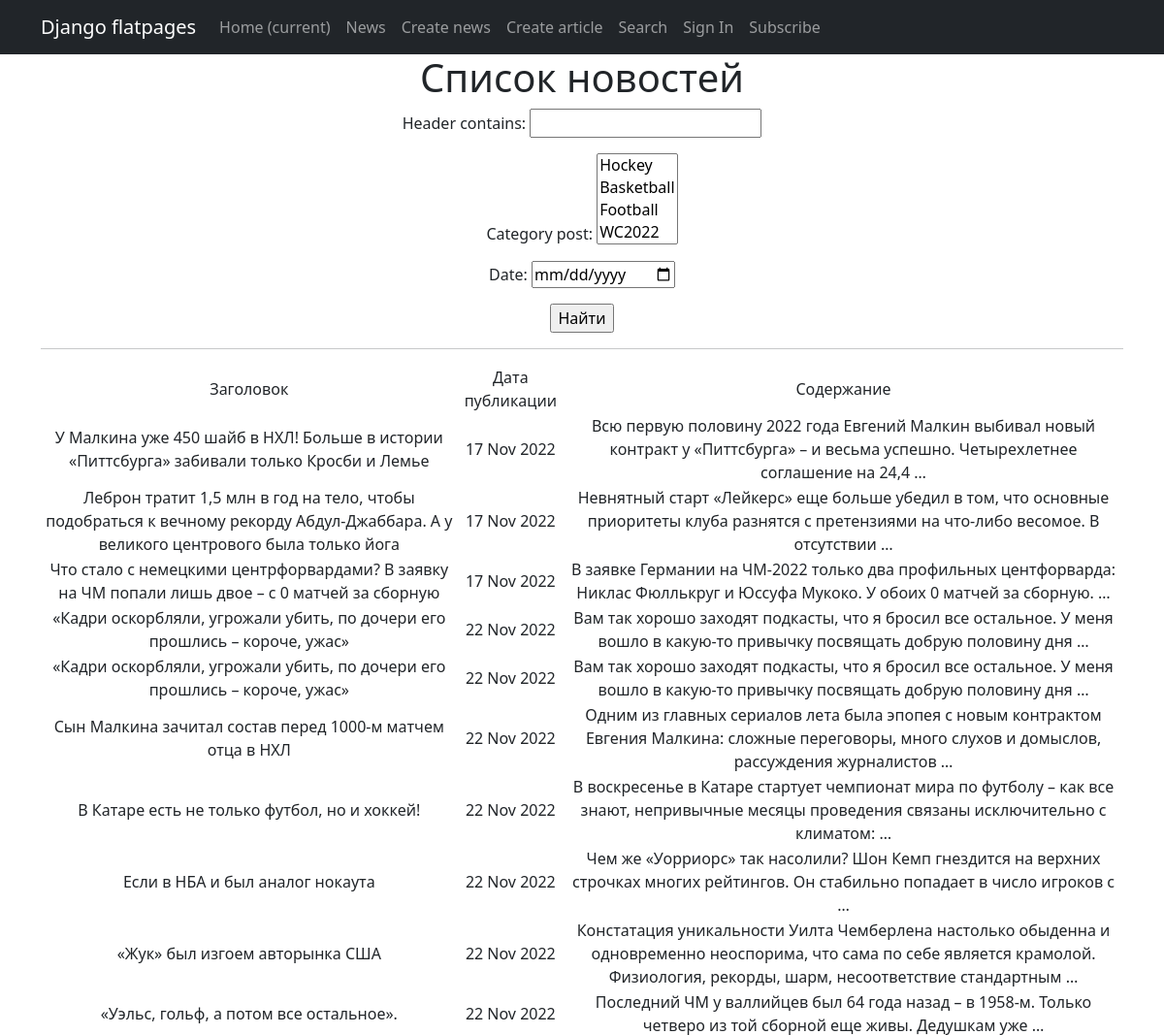
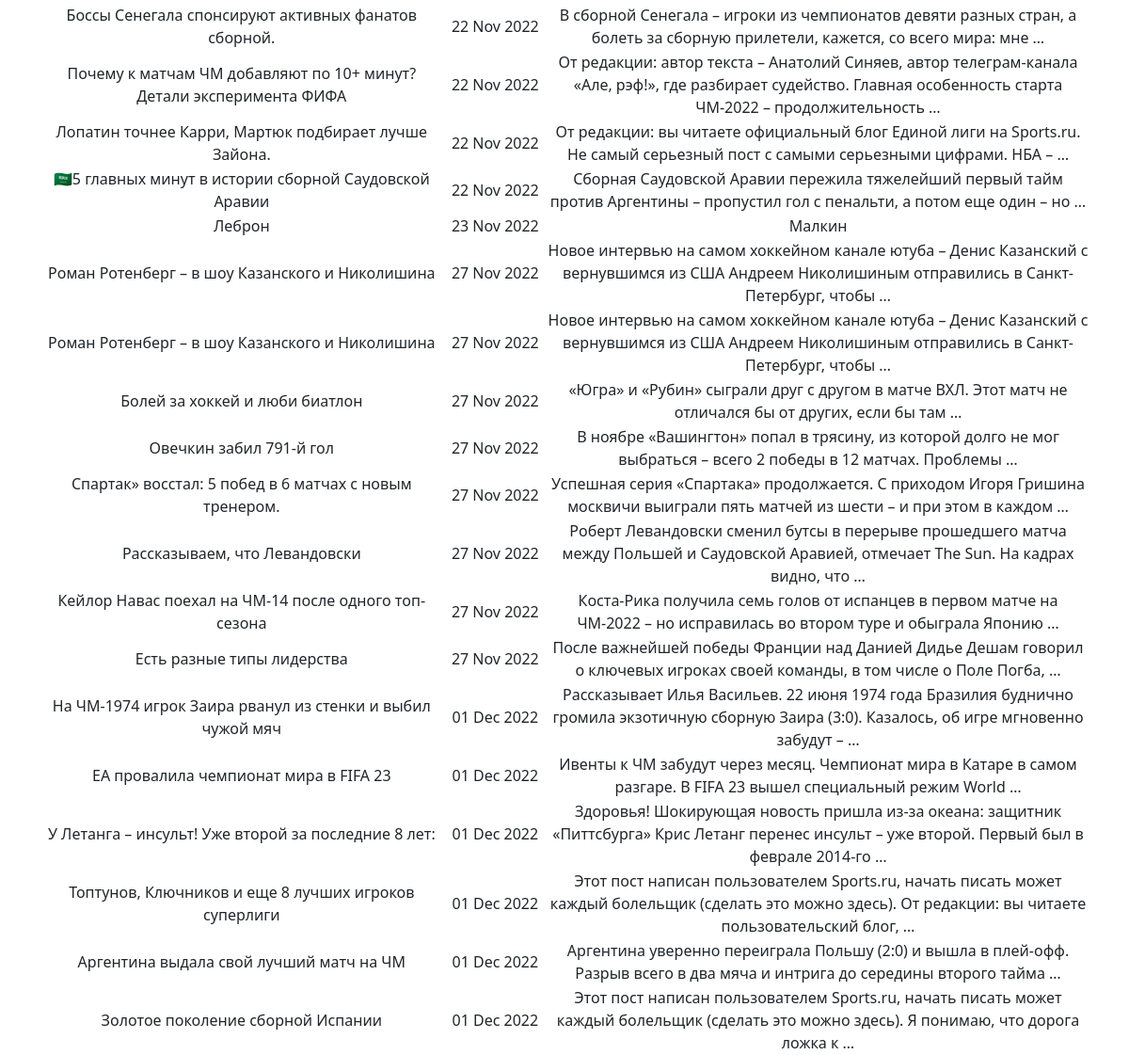
The app's page /news/search/ with its own data (2 pictures, top to bottom).
### news/models.py (models this page shows, shortened)
class Post(models.Model):
    article = 'AR'
    news = 'NE'
    author_name = models.ForeignKey(Author, on_delete=models.CASCADE)  # связь «один ко многим» с моделью Author
    types_post = models.CharField(max_length=2, choices=Types, default='NE')  # поле с выбором — «статья» или «новость»;
    datetime_post = models.DateTimeField(auto_now_add=True)  # автоматически добавляемая дата и время создания;
    category_post = models.ManyToManyField(Category, through='PostCategory')  # связь «многие ко многим» с моделью Category (с дополнительной моделью PostCategory);
    header = models.CharField(max_length=255) #  заголовок статьи/новости
    content = models.TextField() #  текст статьи/новости
    rating_post = models.IntegerField(default=0) #  рейтинг статьи/новости

### news/views.py (the view)
# urls.py: path('news/search/', PostSearch.as_view(), name='search'),
class PostSearch(ListView):
    model = Post
    form = PostFilter
    template_name = 'search.html'
    context_object_name = 'search'
    def get_queryset(self):
        queryset = super(PostSearch, self).get_queryset()
        self.filterset = PostFilter(self.request.GET, queryset)
        return self.filterset.queryset
    def get_context_data(self, **kwargs):
        context = super(PostSearch, self).get_context_data(**kwargs)
        context['filterset'] = self.filterset
        return context

### news/models.py (called while the page is built)
    def __str__(self):
        return f'{self.name_category}'

### templates/search.html (shortened to what this page needs)
{% extends 'flatpages/default.html' %}
{% load custom_filters %}
{% load custom_tags %}
{% block content %}
   <h1>Список новостей</h1>
   <form action="" method="get">
       {{ filterset.form.as_p }}
       <input type="submit" value="Найти" />
   </form>
   <hr>
   {% if search %}
       <table>
           <tr>
               <td>Заголовок</td>
               <td>Дата публикации</td>
               <td>Содержание</td>
           </tr>
           {% for post in filterset.qs %}
           <tr>
               <td>{{ post.header }}</td>
               <td>{{ post.datetime_post|date:'d M Y' }}</td>
               <td>{{ post.content|truncatewords:20 }}</td>
           </tr>
           {% endfor %}
       </table>
   {% else %}
       <h2>Новостей нет!</h2>
   {% endif %}
{% endblock content %}

### records on screen
Post: header "У Малкина уже 450 шайб в НХЛ! Больше в истории «Питтсбурга» забивали только Кросби и Лемье", datetime_post "17 Nov 2022", content "Всю первую половину 2022 года Евгений Малкин выбивал новый контракт у «Питтсбурга» – и весьма успешно. Четырехлетнее соглашение на 24,4 …"
Post: header "Леброн тратит 1,5 млн в год на тело, чтобы подобраться к вечному рекорду Абдул-Джаббара. А у великого центрового была только йога", datetime_post "17 Nov 2022", content "Невнятный старт «Лейкерс» еще больше убедил в том, что основные приоритеты клуба разнятся с претензиями на что-либо весомое. В отсутствии …"
Post: header "Что стало с немецкими центрфорвардами? В заявку на ЧМ попали лишь двое – с 0 матчей за сборную", datetime_post "17 Nov 2022", content "В заявке Германии на ЧМ-2022 только два профильных центфорварда: Никлас Фюллькруг и Юссуфа Мукоко. У обоих 0 матчей за сборную. …"
Post: header "«Кадри оскорбляли, угрожали убить, по дочери его прошлись – короче, ужас»", datetime_post "22 Nov 2022", content "Вам так хорошо заходят подкасты, что я бросил все остальное. У меня вошло в какую-то привычку посвящать добрую половину дня …"
Post: header "«Кадри оскорбляли, угрожали убить, по дочери его прошлись – короче, ужас»", datetime_post "22 Nov 2022", content "Вам так хорошо заходят подкасты, что я бросил все остальное. У меня вошло в какую-то привычку посвящать добрую половину дня …"
Post: header "Сын Малкина зачитал состав перед 1000-м матчем отца в НХЛ", datetime_post "22 Nov 2022", content "Одним из главных сериалов лета была эпопея с новым контрактом Евгения Малкина: сложные переговоры, много слухов и домыслов, рассуждения журналистов …"
Post: header "В Катаре есть не только футбол, но и хоккей!", datetime_post "22 Nov 2022", content "В воскресенье в Катаре стартует чемпионат мира по футболу – как все знают, непривычные месяцы проведения связаны исключительно с климатом: …"
Post: header "Если в НБА и был аналог нокаута", datetime_post "22 Nov 2022", content "Чем же «Уорриорс» так насолили? Шон Кемп гнездится на верхних строчках многих рейтингов. Он стабильно попадает в число игроков с …"
Post: header "«Жук» был изгоем авторынка США", datetime_post "22 Nov 2022", content "Констатация уникальности Уилта Чемберлена настолько обыденна и одновременно неоспорима, что сама по себе является крамолой. Физиология, рекорды, шарм, несоответствие стандартным …"
Post: header "«Уэльс, гольф, а потом все остальное».", datetime_post "22 Nov 2022", content "Последний ЧМ у валлийцев был 64 года назад – в 1958-м. Только четверо из той сборной еще живы. Дедушкам уже …"
Post: header "Боссы Сенегала спонсируют активных фанатов сборной.", datetime_post "22 Nov 2022", content "В сборной Сенегала – игроки из чемпионатов девяти разных стран, а болеть за сборную прилетели, кажется, со всего мира: мне …"
Post: header "Почему к матчам ЧМ добавляют по 10+ минут? Детали эксперимента ФИФА", datetime_post "22 Nov 2022", content "От редакции: автор текста – Анатолий Синяев, автор телеграм-канала «Але, рэф!», где разбирает судейство. Главная особенность старта ЧМ-2022 – продолжительность …"
Post: header "Лопатин точнее Карри, Мартюк подбирает лучше Зайона.", datetime_post "22 Nov 2022", content "От редакции: вы читаете официальный блог Единой лиги на Sports.ru. Не самый серьезный пост с самыми серьезными цифрами. НБА – …"
Post: header "🇸🇦5 главных минут в истории сборной Саудовской Аравии", datetime_post "22 Nov 2022", content "Сборная Саудовской Аравии пережила тяжелейший первый тайм против Аргентины – пропустил гол с пенальти, а потом еще один – но …"
Post: header "Леброн", datetime_post "23 Nov 2022", content "Малкин"
Post: header "Роман Ротенберг – в шоу Казанского и Николишина", datetime_post "27 Nov 2022", content "Новое интервью на самом хоккейном канале ютуба – Денис Казанский с вернувшимся из США Андреем Николишиным отправились в Санкт-Петербург, чтобы …"
Post: header "Роман Ротенберг – в шоу Казанского и Николишина", datetime_post "27 Nov 2022", content "Новое интервью на самом хоккейном канале ютуба – Денис Казанский с вернувшимся из США Андреем Николишиным отправились в Санкт-Петербург, чтобы …"
Post: header "Болей за хоккей и люби биатлон", datetime_post "27 Nov 2022", content "«Югра» и «Рубин» сыграли друг с другом в матче ВХЛ. Этот матч не отличался бы от других, если бы там …"
Post: header "Овечкин забил 791-й гол", datetime_post "27 Nov 2022", content "В ноябре «Вашингтон» попал в трясину, из которой долго не мог выбраться – всего 2 победы в 12 матчах. Проблемы …"
Post: header "Спартак» восстал: 5 побед в 6 матчах с новым тренером.", datetime_post "27 Nov 2022", content "Успешная серия «Спартака» продолжается. С приходом Игоря Гришина москвичи выиграли пять матчей из шести – и при этом в каждом …"
Post: header "Рассказываем, что Левандовски", datetime_post "27 Nov 2022", content "Роберт Левандовски сменил бутсы в перерыве прошедшего матча между Польшей и Саудовской Аравией, отмечает The Sun. На кадрах видно, что …"
Post: header "Кейлор Навас поехал на ЧМ-14 после одного топ-сезона", datetime_post "27 Nov 2022", content "Коста-Рика получила семь голов от испанцев в первом матче на ЧМ-2022 – но исправилась во втором туре и обыграла Японию …"
Post: header "Есть разные типы лидерства", datetime_post "27 Nov 2022", content "После важнейшей победы Франции над Данией Дидье Дешам говорил о ключевых игроках своей команды, в том числе о Поле Погба, …"
Post: header "На ЧМ-1974 игрок Заира рванул из стенки и выбил чужой мяч", datetime_post "01 Dec 2022", content "Рассказывает Илья Васильев. 22 июня 1974 года Бразилия буднично громила экзотичную сборную Заира (3:0). Казалось, об игре мгновенно забудут – …"
Post: header "EA провалила чемпионат мира в FIFA 23", datetime_post "01 Dec 2022", content "Ивенты к ЧМ забудут через месяц. Чемпионат мира в Катаре в самом разгаре. В FIFA 23 вышел специальный режим World …"
Post: header "У Летанга – инсульт! Уже второй за последние 8 лет:", datetime_post "01 Dec 2022", content "Здоровья! Шокирующая новость пришла из-за океана: защитник «Питтсбурга» Крис Летанг перенес инсульт – уже второй. Первый был в феврале 2014-го …"
Post: header "Топтунов, Ключников и еще 8 лучших игроков суперлиги", datetime_post "01 Dec 2022", content "Этот пост написан пользователем Sports.ru, начать писать может каждый болельщик (сделать это можно здесь). От редакции: вы читаете пользовательский блог, …"
Post: header "Аргентина выдала свой лучший матч на ЧМ", datetime_post "01 Dec 2022", content "Аргентина уверенно переиграла Польшу (2:0) и вышла в плей-офф. Разрыв всего в два мяча и интрига до середины второго тайма …"
Post: header "Золотое поколение сборной Испании", datetime_post "01 Dec 2022", content "Этот пост написан пользователем Sports.ru, начать писать может каждый болельщик (сделать это можно здесь). Я понимаю, что дорога ложка к …"
